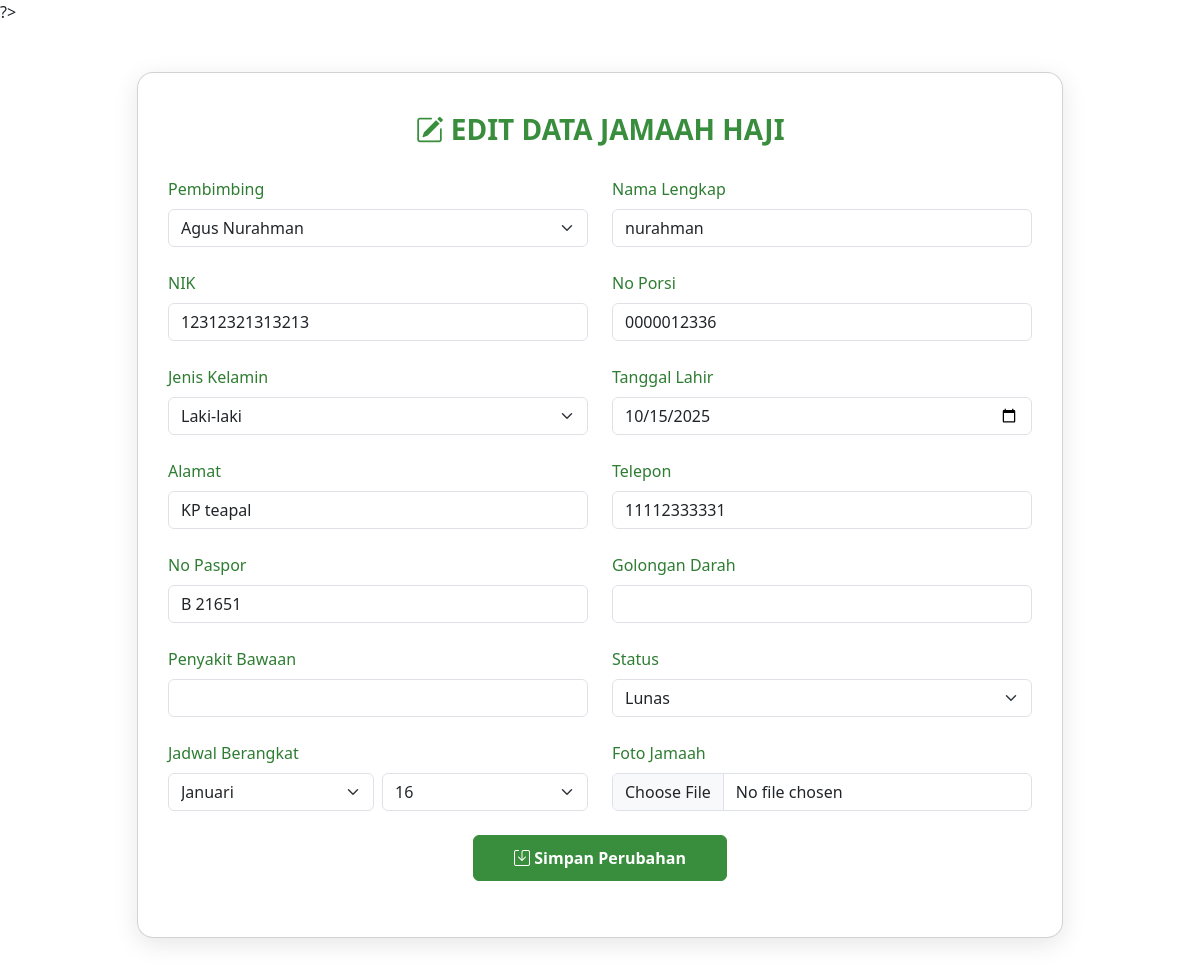
/contern/jamaahHaji/editJamaah2028.php?id=15 (signed in), run on an earlier commit of the app's database.
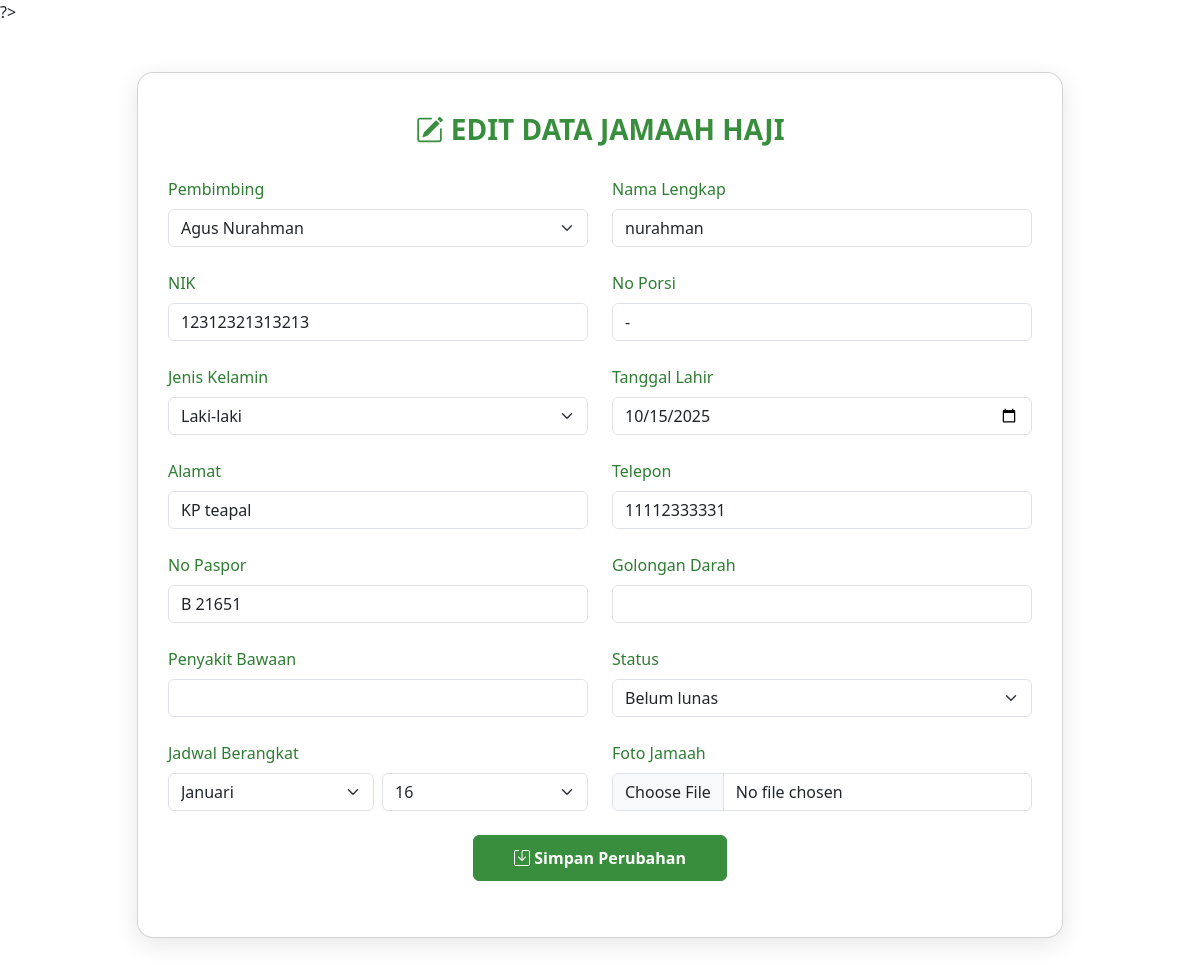
And on a later commit of the database.
### tables this page shows
CREATE TABLE `jamaah_2028` (
  `id` int NOT NULL,
  `foto` varchar(100) NOT NULL,
  `nik` varchar(20) NOT NULL,
  `no_porsi` varchar(30) NOT NULL,
  `nama_lengkap` varchar(100) NOT NULL,
  `jenis_kelamin` varchar(20) DEFAULT NULL,
  `tanggal_lahir` date NOT NULL,
  `alamat` varchar(200) DEFAULT NULL,
  `telepon` varchar(30) DEFAULT NULL,
  `no_paspor` varchar(20) DEFAULT NULL,
  `golongan_darah` varchar(5) DEFAULT NULL,
  `penyakit_bawaan` varchar(100) DEFAULT NULL,
  `jadwal_berangkat` date DEFAULT NULL,
  `status` varchar(250) NOT NULL,
  `data_pulang` date DEFAULT NULL,
  `id_pembimbing` int DEFAULT NULL
);

### contern/jamaahHaji/editJamaah2028.php (the view, shortened to what the changed rows need)
<!DOCTYPE html>
<html lang="id">
<head>
  <link rel="stylesheet" href="https://cdn.jsdelivr.net/npm/bootstrap@5.3.3/dist/css/bootstrap.min.css" />
  <link rel="stylesheet" href="https://cdn.jsdelivr.net/npm/bootstrap-icons@1.10.5/font/bootstrap-icons.css" />
</head>
<body>
<?php
include __DIR__ . '/../../backend/database.php';
$id = $_GET['id'];
$sql = "SELECT * FROM jamaah_2028 WHERE id=$id";
$tampil = $conn->query($sql);
$data = mysqli_fetch_assoc($tampil);
?>
<div class="container py-5">
  <div class="row justify-content-center">
    <div class="col-lg-10">
      <div class="card card-form">
        <form action="../../backend/query/updateJamaah2028.php" method="POST" enctype="multipart/form-data">
          <div class="row g-4">
            <div class="col-md-6">
              <label for="nama_lengkap" class="form-label">Nama Lengkap</label>
              <input type="text" class="form-control" id="nama_lengkap" name="nama_lengkap" value="<?= $data['nama_lengkap'] ?>" required />
            </div>
            <div class="col-md-6">
              <label for="nik" class="form-label">NIK</label>
              <input type="text" class="form-control" id="nik" name="nik" value="<?= $data['nik'] ?>" required />
            </div>
            <div class="col-md-6">
              <label for="no_porsi" class="form-label">No Porsi</label>
              <input type="text" class="form-control" id="no_porsi" name="no_porsi" value="<?= $data['no_porsi'] ?>" required />
            </div>
            <div class="col-md-6">
              <label for="jenis_kelamin" class="form-label">Jenis Kelamin</label>
              <select class="form-select" name="jenis_kelamin" required>
                <option value="Laki-laki" <?= $data['jenis_kelamin'] == 'Laki-laki' ? 'selected' : '' ?>>Laki-laki</option>
              </select>
            </div>
            <div class="col-md-6">
              <label for="tanggal_lahir" class="form-label">Tanggal Lahir</label>
              <input type="date" class="form-control" id="tanggal_lahir" name="tanggal_lahir" value="<?= $data['tanggal_lahir'] ?>" required />
            </div>
            <div class="col-md-6">
              <label for="alamat" class="form-label">Alamat</label>
              <input type="text" class="form-control" id="alamat" name="alamat" value="<?= $data['alamat'] ?>" required />
            </div>
            <div class="col-md-6">
              <label for="telepon" class="form-label">Telepon</label>
              <input type="text" class="form-control" id="telepon" name="telepon" value="<?= $data['telepon'] ?>" required />
            </div>
            <div class="col-md-6">
              <label for="no_paspor" class="form-label">No Paspor</label>
              <input type="text" class="form-control" id="no_paspor" name="no_paspor" value="<?= $data['no_paspor'] ?>" />
            </div>
            <div class="col-md-6">
              <label for="status" class="form-label">Status</label>
              <select class="form-select" id="status" name="status" required>
                <option value="Lunas" <?= $data['status'] == 'Lunas' ? 'selected' : '' ?>>Lunas</option>
                <option value="Belum lunas" <?= $data['status'] == 'Belum lunas' ? 'selected' : '' ?>>Belum lunas</option>
              </select>
            </div>
            <div class="col-md-6">
              <div class="row g-2">
                <div class="col-6">
                  <select class="form-select" id="bulan" name="bulan" required>
                    <option value="01" <?= !empty($data['jadwal_berangkat']) && date('m', strtotime($data['jadwal_berangkat'])) == '01' ? 'selected' : '' ?>>Januari</option>
                  </select>
                </div>
              </div>
            </div>
          </div>
        </form>
      </div>
    </div>
  </div>
</div>
</body>
</html>

What changed in the data, as far as the page shows it:
changed jamaah_2028 "nurahman": no_porsi "0000012336" → "-"; status "Lunas" → "Belum lunas"
